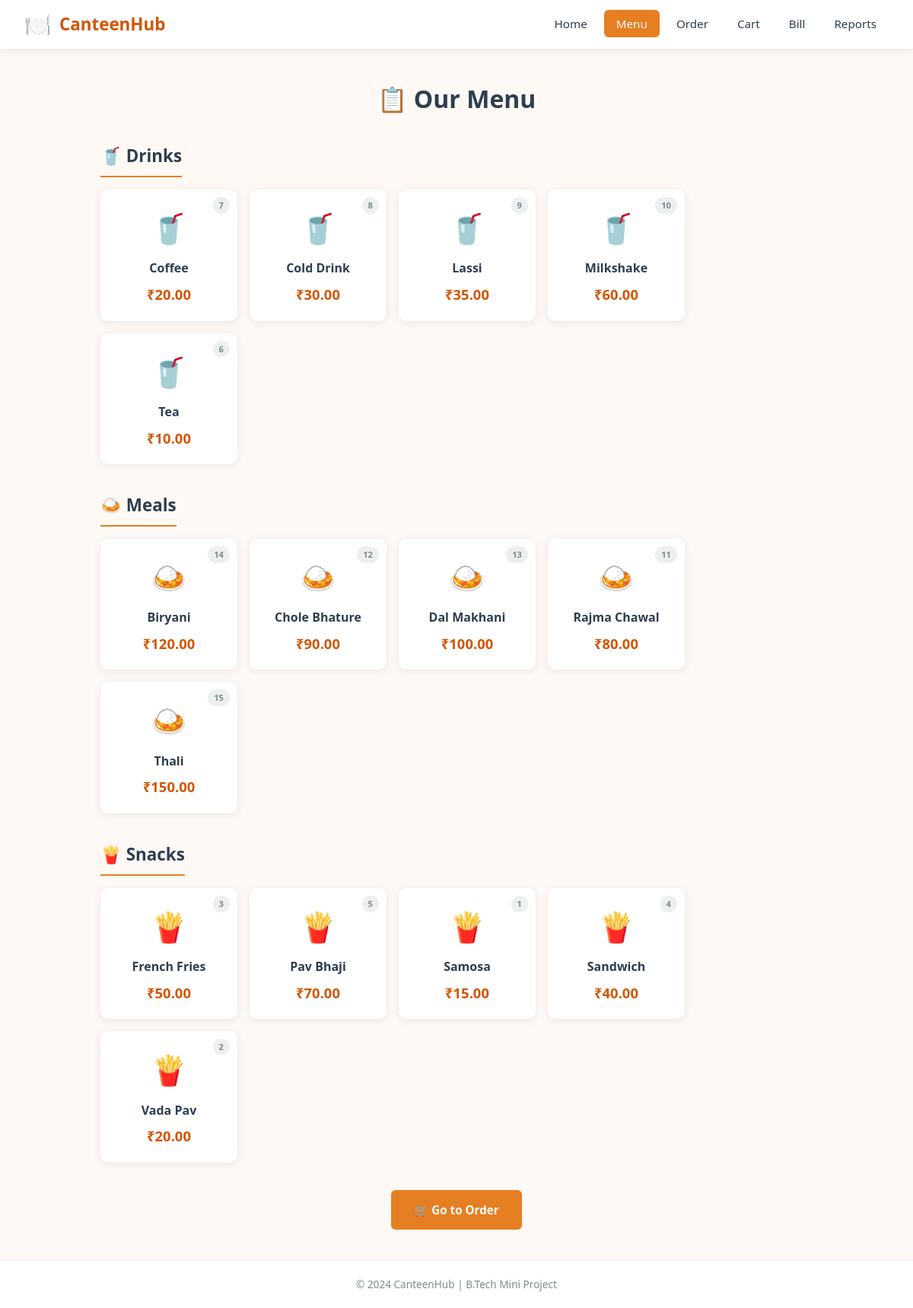
The page /menu on the database its author committed.
### tables this page shows
CREATE TABLE menu (
            item_id     INTEGER PRIMARY KEY AUTOINCREMENT,
            item_name   TEXT    NOT NULL,
            category    TEXT    NOT NULL,
            price       REAL    NOT NULL
        );

### app.py (the view)
@app.route("/menu")
def menu():
    rows = fetch_menu()
    menu_obj = Menu()
    menu_obj.load_from_db(rows)
    grouped = {}
    for item in menu_obj.get_all():
        cat = item["category"]
        if cat not in grouped:
            grouped[cat] = []
        grouped[cat].append(item)
    return render_template("menu.html", grouped=grouped)

### app.py (called while the page is built)
def fetch_menu():
    conn = get_connection()
    rows = conn.execute("SELECT * FROM menu ORDER BY category, item_name").fetchall()
    conn.close()
    return rows

### database.py (called while the page is built)
def get_connection():
    conn = sqlite3.connect(DB_PATH, detect_types=sqlite3.PARSE_DECLTYPES)
    conn.row_factory = sqlite3.Row  # so we can access columns by name
    return conn

### models.py (called while the page is built)
    def load_from_db(self, rows):
        self._items.clear()
        for row in rows:
            self._items[row["item_id"]] = {
                "item_id":   row["item_id"],
                "item_name": row["item_name"],
                "category":  row["category"],
                "price":     row["price"],
            }

    def get_all(self) -> list:
        return list(self._items.values())

### templates/menu.html (shortened to what this page needs)
<!DOCTYPE html>
<html lang="en">
<head>
    <link rel="stylesheet" href="{{ url_for('static', filename='style.css') }}">
</head>
<body>
    <nav class="navbar">
        <div class="nav-brand">
            <span class="nav-logo">🍽️</span>
            <span>CanteenHub</span>
        </div>
        <ul class="nav-links">
            <li><a href="/">        Home</a></li>
            <li><a href="/menu"    class="active">Menu</a></li>
            <li><a href="/order">   Order</a></li>
            <li><a href="/cart">    Cart</a></li>
            <li><a href="/bill">    Bill</a></li>
            <li><a href="/reports"> Reports</a></li>
        </ul>
    </nav>
    <section class="page-section">
        <h1 class="page-title">📋 Our Menu</h1>
        {% if grouped %}
            {% for category, items in grouped.items() %}
            <div class="menu-category">
                <h2 class="category-heading">
                    {% if category == "Snacks" %}🍟
                    {% elif category == "Drinks" %}🥤
                    {% elif category == "Meals" %}🍛
                    {% endif %}
                    {{ category }}
                </h2>
                <div class="menu-grid">
                    {% for item in items %}
                    <div class="menu-card">
                        <div class="menu-card-icon">
                            {% if category == "Snacks" %}🍟
                            {% elif category == "Drinks" %}🥤
                            {% else %}🍛
                            {% endif %}
                        </div>
                        <h3>{{ item.item_name }}</h3>
                        <p class="menu-price">₹{{ "%.2f"|format(item.price) }}</p>
                        <span class="menu-badge">{{ item.item_id }}</span>
                    </div>
                    {% endfor %}
                </div>
            </div>
            {% endfor %}
        {% else %}
            <p class="empty-msg">No menu items available yet.</p>
        {% endif %}
        <div class="section-action">
            <a href="/order" class="btn btn-primary">🛒 Go to Order</a>
        </div>
    </section>
    <footer>
        <p>&copy; 2024 CanteenHub | B.Tech Mini Project</p>
    </footer>
</body>
</html>

### static/style.css (style rules this page uses)
*, *::before, *::after { margin: 0; padding: 0; box-sizing: border-box; }
:root { --primary: #e67e22; --primary-dark: #d35400; --secondary: #2c3e50; --accent: #27ae60; --danger: #e74c3c; --light: #fef9f4; --white: #ffffff; --gray-100: #f7f7f7; --gray-200: #ecf0f1; --gray-400: #bdc3c7; --gray-600: #7f8c8d; --gray-800: #2d3436; --shadow: 0 2px 12px rgba(0,0,0,0.08); --shadow-lg: 0 8px 30px rgba(0,0,0,0.12); --radius: 10px; --radius-sm: 6px; --transition: 0.25s ease; }
body { font-family: "Segoe UI", system-ui, -apple-system, sans-serif; background: var(--light); color: var(--gray-800); line-height: 1.6; min-height: 100vh; display: flex; flex-direction: column; }
.navbar { display: flex; justify-content: space-between; align-items: center; padding: 0 32px; height: 64px; background: var(--white); box-shadow: var(--shadow); position: sticky; top: 0; z-index: 100; }
.nav-brand { display: flex; align-items: center; gap: 10px; font-size: 1.4rem; font-weight: 700; color: var(--primary-dark); }
.nav-logo { font-size: 1.8rem; }
.nav-links { list-style: none; display: flex; gap: 6px; }
.nav-links a { text-decoration: none; color: var(--secondary); padding: 8px 16px; border-radius: var(--radius-sm); font-weight: 500; font-size: 0.95rem; transition: var(--transition); }
.nav-links a:hover, .nav-links a.active { background: var(--primary); color: var(--white); }
.btn { display: inline-block; padding: 12px 28px; border-radius: var(--radius-sm); text-decoration: none; font-weight: 600; font-size: 0.95rem; cursor: pointer; border: 2px solid transparent; transition: var(--transition); text-align: center; }
.btn-primary { background: var(--primary); color: var(--white); }
.page-section { flex: 1; padding: 40px 32px; max-width: 1000px; margin: 0 auto; width: 100%; }
.page-title { text-align: center; font-size: 2rem; margin-bottom: 32px; color: var(--secondary); }
.section-action { text-align: center; margin-top: 32px; }
.menu-category { margin-bottom: 36px; }
.category-heading { font-size: 1.4rem; color: var(--secondary); margin-bottom: 16px; padding-bottom: 8px; border-bottom: 2px solid var(--primary); display: inline-block; }
.menu-grid { display: flex; gap: 16px; flex-wrap: wrap; }
.menu-card { background: var(--white); border-radius: var(--radius); padding: 20px; width: 180px; text-align: center; box-shadow: var(--shadow); transition: var(--transition); position: relative; }
.menu-card-icon { font-size: 2.4rem; margin-bottom: 10px; }
.menu-card h3 { font-size: 1rem; color: var(--secondary); margin-bottom: 6px; }
.menu-price { font-weight: 700; font-size: 1.15rem; color: var(--primary-dark); }
.menu-badge { position: absolute; top: 10px; right: 10px; background: var(--gray-200); color: var(--gray-600); font-size: 0.7rem; padding: 2px 8px; border-radius: 12px; font-weight: 600; }
footer { text-align: center; padding: 20px; color: var(--gray-600); font-size: 0.85rem; border-top: 1px solid var(--gray-200); margin-top: auto; background: var(--white); }

### rows shown on the page
menu: category "Drinks", item_name "Coffee", price "20.00", item_id "7"
menu: item_name "Cold Drink", price "30.00", item_id "8"
menu: item_name "Lassi", price "35.00", item_id "9"
menu: item_name "Milkshake", price "60.00", item_id "10"
menu: item_name "Tea", price "10.00", item_id "6"
menu: category "Meals", item_name "Biryani", price "120.00", item_id "14"
menu: item_name "Chole Bhature", price "90.00", item_id "12"
menu: item_name "Dal Makhani", price "100.00", item_id "13"
menu: item_name "Rajma Chawal", price "80.00", item_id "11"
menu: item_name "Thali", price "150.00", item_id "15"
menu: category "Snacks", item_name "French Fries", price "50.00", item_id "3"
menu: item_name "Pav Bhaji", price "70.00", item_id "5"
menu: item_name "Samosa", price "15.00", item_id "1"
menu: item_name "Sandwich", price "40.00", item_id "4"
menu: item_name "Vada Pav", price "20.00", item_id "2"
